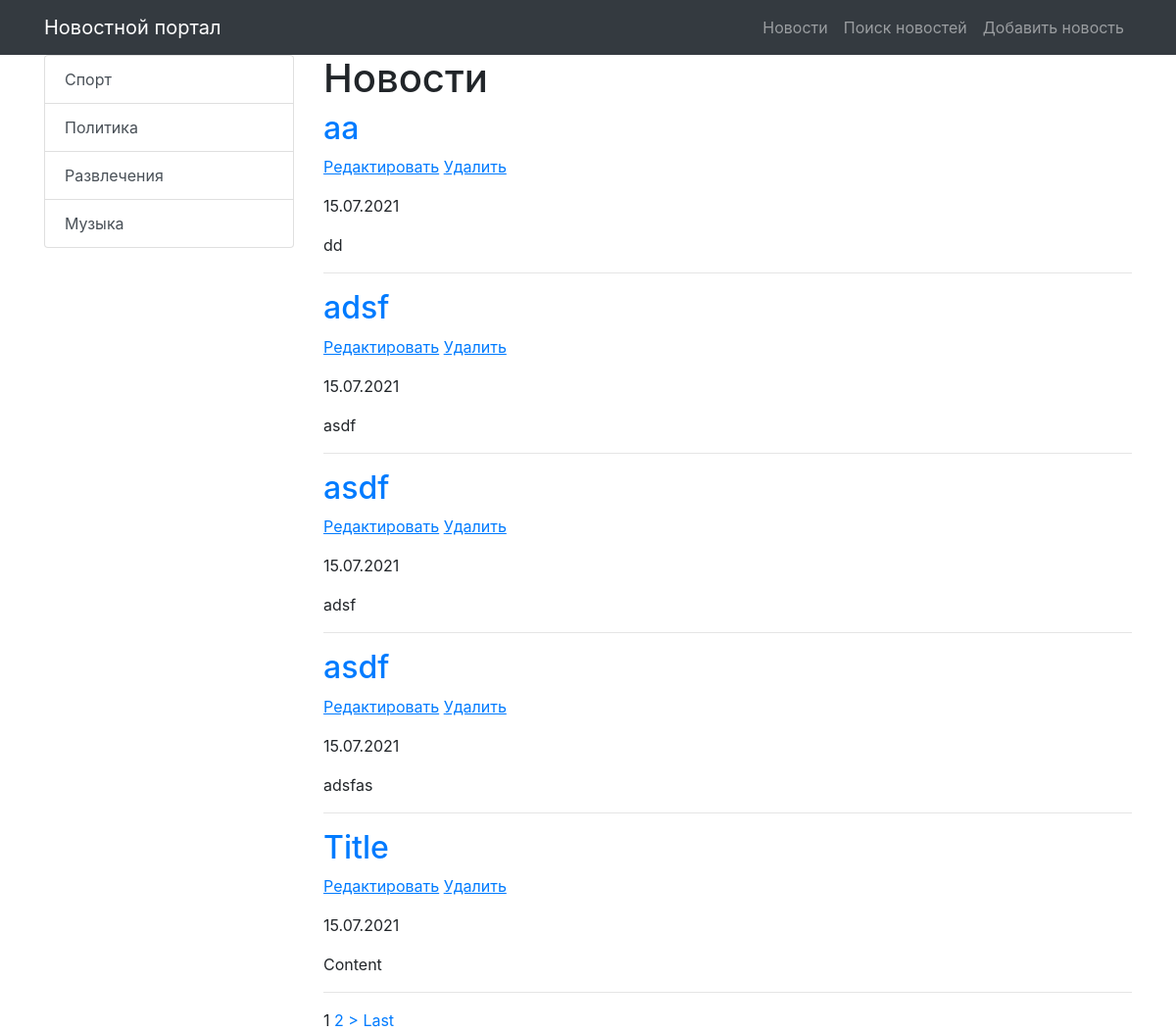
The app's page /news/ (signed in) with its own data.
### news/models.py (models this page shows, shortened)
class Category(models.Model):
    title = models.CharField(max_length=255, unique=True)
    subscribers = models.ManyToManyField(User)
    def get_absolute_url(self):
        return reverse('news_category', kwargs={'category_id': self.pk})

class Post(models.Model):
    TYPE = [
        ('Article', 'Статья'),
        ('News', 'Новость'),
    ]
    author = models.ForeignKey(Author, on_delete=models.CASCADE, verbose_name='Автор')
    category = models.ManyToManyField(Category, through='PostCategory')
    type = models.CharField(max_length=20, choices=TYPE, verbose_name='Тип', default='Article')
    creation_datetime = models.DateTimeField(auto_now_add=True, verbose_name='Дата публикации')
    title = models.CharField(max_length=255, verbose_name='Название')
    text = models.TextField(verbose_name='Содержание')
    rating = models.IntegerField(default=0)

### news/views.py (the view)
# urls.py: path('', NewsList.as_view()),
class NewsList(LoginRequiredMixin, ListView):
    model = Post
    template_name = 'news.html'
    context_object_name = 'news'
    queryset = Post.objects.order_by('-creation_datetime')
    paginate_by = 5
    def get_context_data(self, **kwargs):
        context = super().get_context_data(**kwargs)
        context['posts_amount'] = len(Post.objects.all())
        context['categories'] = Category.objects.all()
        return context

### news/templatetags/custom_filters.py (called while the page is built)
@register.filter(name='censor')
def censor(text, swearing):
    if swearing in text:
        return text.replace(swearing, '***')
    return text

### templates/news.html (shortened to what this page needs)
{% extends 'default.html' %}
{% load custom_filters %}
{% block content %}
    <h1>Новости</h1>
    {% if news %}
        {% for news_one in news %}
            <h2>
                <a href="{% url 'news_one' news_one.pk %}">{{ news_one.title | censor:'очень_плохое_слово'}}</a>
            </h2>
            <p>
                <a href="{% url 'news_update' news_one.pk %}"><u>Редактировать</u></a>
                <a href="{% url 'news_delete' news_one.pk %}"><u> Удалить </u></a>
            </p>
            <p>{{ news_one.creation_datetime | date:'d.m.Y'}}</p>
            <p>{{ news_one.text | censor:'очень_плохое_слово' | truncatewords_html:50}}</p>
            <hr>
        {% endfor %}
    {% else %}
        <h2>Нет никаких новостей :(</h2>
    {% endif %}
    {% if is_paginated %}
        {% for num in page_obj.paginator.page_range %}
            {% if page_obj.number == num %}
                <a>{{ num }}</a>
            {% elif num > page_obj.number|add:'-2' and num < page_obj.number|add:'2' %}
                <a href="?page={{ num }}">{{ num }}</a>
            {% endif %}
        {% endfor %}
        {% if page_obj.has_next %}
            <a href="?page={{ page_obj.next_page_number }}">></a>
            <a href="?page={{ page_obj.paginator.num_pages }}">Last</a>
        {% endif %}
    {% endif %}
{% endblock content %}

### templates/default.html (shortened to what this page needs)
{% load static %}
<!DOCTYPE html>
<html lang="en">
<head>
    <link href="{% static 'vendor/bootstrap/css/bootstrap.min.css' %}" rel="stylesheet">
</head>
<body>
<nav class="navbar navbar-expand-lg navbar-dark bg-dark static-top">
    <div class="container">
        <a class="navbar-brand" href="/news/">Новостной портал</a>
        <div class="collapse navbar-collapse" id="navbarResponsive">
            <ul class="navbar-nav ml-auto">
                <li class="nav-item">
                    <a class="nav-link" href="/news/">Новости</a>
                </li>
                <li class="nav-item">
                    <a class="nav-link" href="{% url 'news_search' %}">Поиск новостей</a>
                </li>
                <li class="nav-item">
                    <a class="nav-link" href="{% url 'news_add' %}">Добавить новость</a>
                </li>
            </ul>
        </div>
    </div>
</nav>
<div class="container">
    <div class="row">
        <div class="col-md-3">
            <div class="list-group">
                {% for item in categories %}
                <a href="{{ item.get_absolute_url }}" class="list-group-item list-group-item-action">
                    {{ item.title }}
                </a>
                {% endfor %}
            </div>
        </div>
        <div class="col-md-9">
            {% block content %}
            {% endblock content %}
        </div>
    </div>
</div>
</body>
</html>

### records on screen
Category: title "Спорт"
Category: title "Политика"
Category: title "Развлечения"
Category: title "Музыка"
Post: title|censor "aa", creation_datetime "15.07.2021", text|censor "dd"
Post: title|censor "adsf", creation_datetime "15.07.2021", text|censor "asdf"
Post: title|censor "asdf", creation_datetime "15.07.2021", text|censor "adsf"
Post: title|censor "asdf", creation_datetime "15.07.2021", text|censor "adsfas"
Post: title|censor "Title", creation_datetime "15.07.2021", text|censor "Content"

### other values on screen
{{ num }} "1"
{{ num }} "2"
